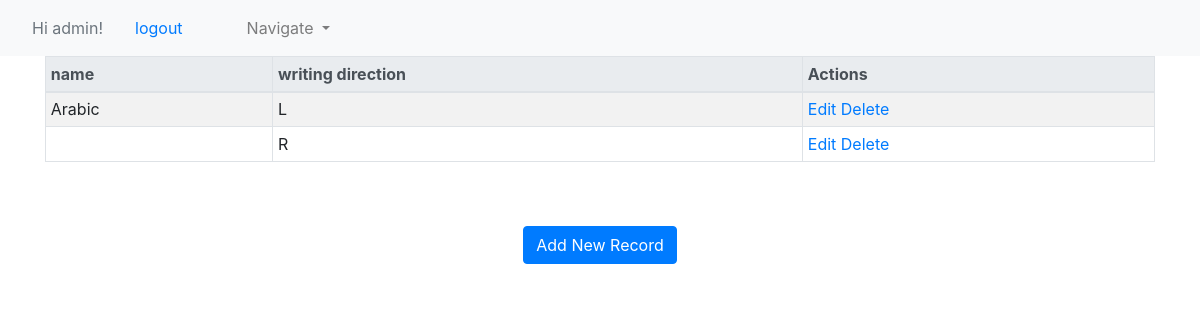
The page /language/show/ (signed in) on the database its author committed.
### publications/models.py (models this page shows, shortened)
class Language(models.Model):
    name = models.CharField(max_length=100, blank=True)
    direction = models.CharField(max_length=1, choices=[(tag.value, tag) for tag in WritingDirection], default='R')

### publications/views.py (the view)
# urls.py: path('language/show/', login_required(views.LanguageShow.as_view()), name='language-show'),
class LanguageShow(ListView):
    model = Language
    template_name = 'publications/language_show.html'
    context_object_name = 'languages'

### publications/templates/publications/language_show.html
{% extends "base.html" %}
{% block content %}
<table class="table table-striped table-bordered table-sm">
    <thead class="thead-light">
    <tr>
        <th>name </th>
        <th>writing direction </th>
        <th>Actions</th>
    </tr>
    </thead>
    <tbody>
{% for language in languages %}
    <tr>
        <td>{{ language.name }}</td>
        <td>{{ language.direction }} </td>
        <td>
            <a href="/language/{{ language.id }}/edit"><span class="glyphicon glyphicon-pencil" >Edit</span></a>
            <a href="/language/{{ language.id }}/delete">Delete</a>
        </td>
    </tr>
{% endfor %}
    </tbody>
</table>
<br>
<br>
<center><a href="/language/new" class="btn btn-primary">Add New Record</a></center>
{% endblock %}

### templates/base.html (shortened to what this page needs)
{% load staticfiles %}
<!DOCTYPE html>
<html>
    <head>
        <link rel="stylesheet" href="https://stackpath.bootstrapcdn.com/bootstrap/4.4.1/css/bootstrap.min.css">
    </head>
    <body>
    <nav class="navbar navbar-expand-lg navbar-light bg-light">
        {% if user.is_authenticated %}
        <div class="nav-link disabled">
            Hi {{ user.username }}!
        </div>
        <a class="nav-link" href="{% url 'logout' %}">logout</a>
        {% else %}
        <div class="nav-link">
            You are not logged in:
        <a href="{% url 'login' %}">login</a>
        </div>
        {% endif %}
    <ul class="navbar-nav mr-auto">
    <ul class="nav-item dropdown">
        <a class="nav-link dropdown-toggle" href="#" id="navbarDropdown" role="button" data-toggle="dropdown" aria-haspopup="true" aria-expanded="false">
              Navigate
        </a>
    </ul>
    </ul>
    </nav>
   <div class="container">
      <div class="row">
        <div class="col-sm">
        {% block content %}{% endblock content %}
        </div>
      </div>
    </div>
    </body>
</html>

### rows shown on the page
Language: name "Arabic", direction "L"
Language: direction "R"

### other values the page prints
{{ user.username }} "admin"
